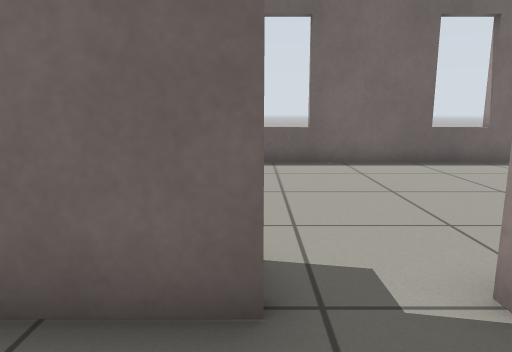
[1] (above)

12 first-person views from a walk through a world built for the Gazebo simulator. The camera is 0.72 m above the floor, tilts 10° down and sees 70° across. The floor is counted in squares, 0.5 m on a side. Each view is taken from the middle of a square. On the plan, view 1 faces up. The plan holds only what a view shows up to about 16 squares ahead; the rest is blank. Simple patterns stand in for the simulator's built-in surfaces.

[2]
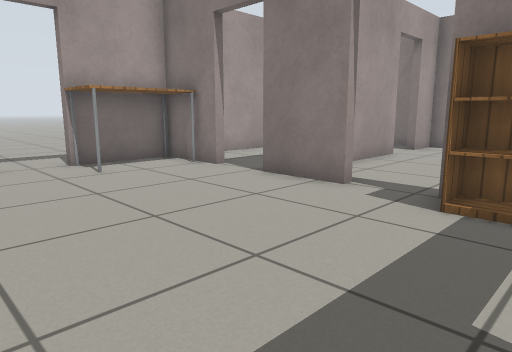

[3]
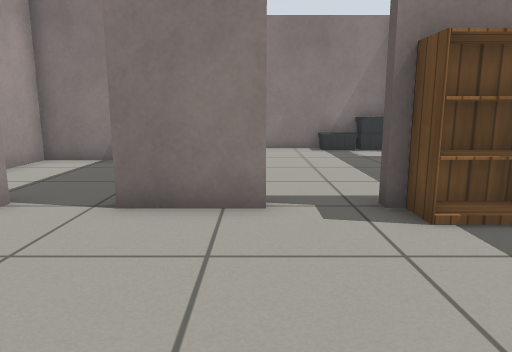

[4]
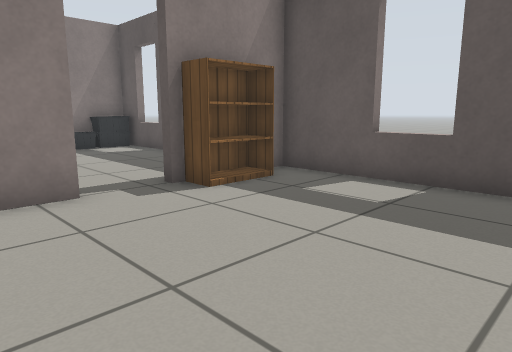

[5]
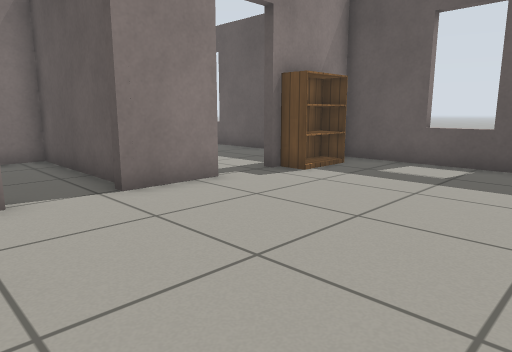

[6]
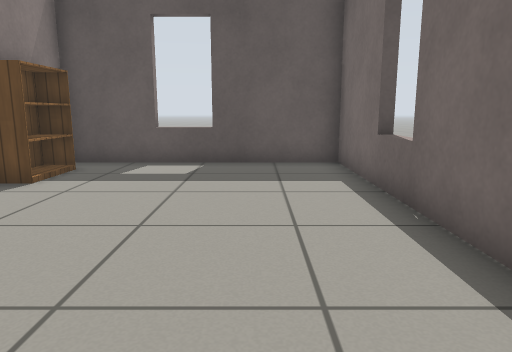

[7]
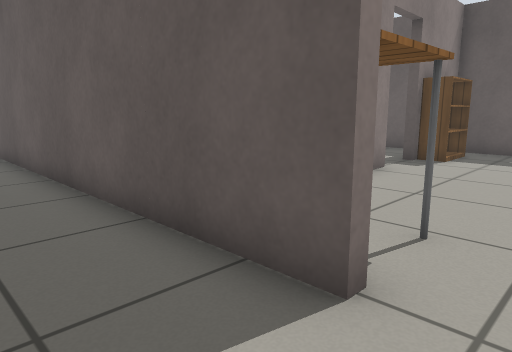

[8]
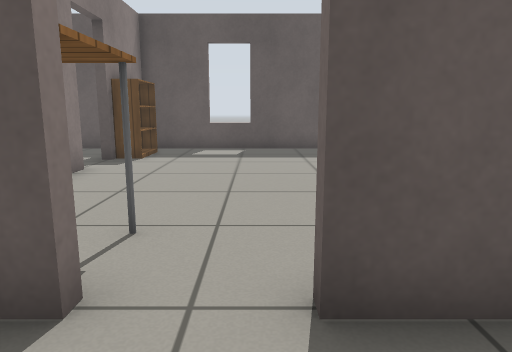

[9]
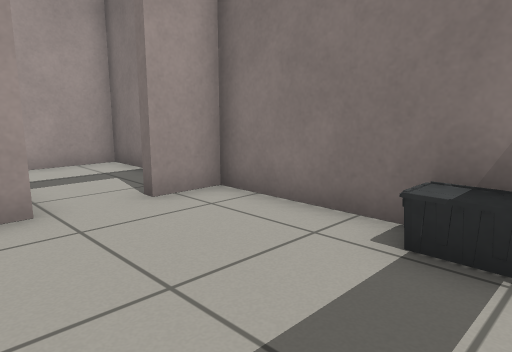

[10]
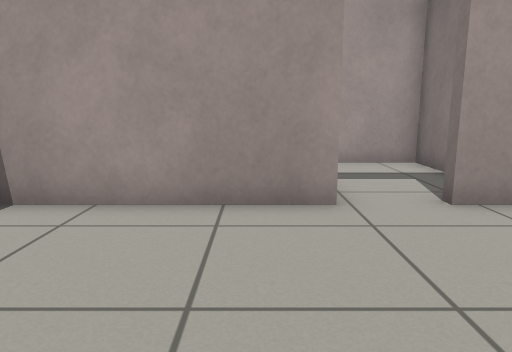

[11]
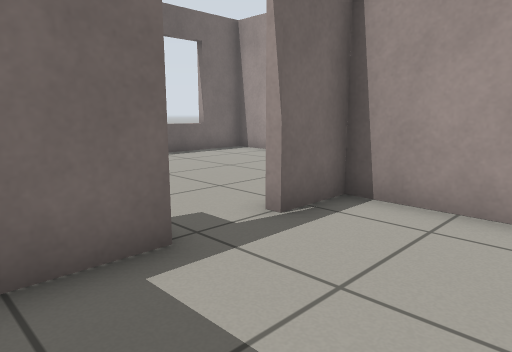

[12]
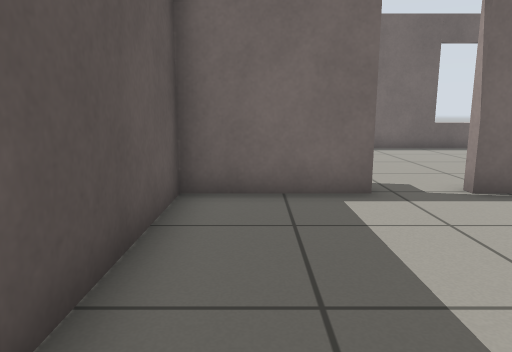

### Floor plan
Points are (right, up) in squares from view 1. A wall is a line through its corners. A room is listed if a view was taken in it or the views show most of it. See-through windows are left out.
Room 1 (views 1, 9, 10, 11, 12)
walls: (3.5, -3.4) (3.5, 2.3) (1.9, 2.3); (0, 2.3) (-3.4, 2.3) (-3.4, -5.6); (-2.4, -6.6) (3.5, -6.6) (3.5, -5)
ways out: opening at (-2, 2) to room 2; open door at (0.5, 2.5) to room 2; open door at (4, -4.5) to room 5
objects: other object (-2, -6); other object (-1, -6)
Room 2 (views 2, 3, 4, 5, 6)
walls: (1.9, 2.7) (4.1, 2.7); (5.9, 2.7) (6.5, 2.7); (-0.4, 2.7) (0, 2.7); (8.3, 8.7) (8.3, 10.4) (-3.4, 10.4) (-3.4, 2.7)
ways out: opening at (-2, 2) to room 1; open door at (0.5, 2.5) to room 1; opening at (8.5, 4) to room 3; open door at (8.5, 6.5) to room 3; open door at (5, 2.5) to room 4
objects: bookshelf (-2, 3) to (-1, 3); table (7, 3) to (8, 5)
Room 3 (views 7, 8)
walls: (8.7, 2.6) (8.7, -6.4); (8.7, 8.9) (8.7, 7.4); (6.6, 10.3) (6.6, 10.8); (1.5, 10.3) (1.5, 10.8); (0, 10.8) (0, 10.2); (-3.7, 5.2) (-3.2, 5.2); (-3.7, -5.1) (-3.2, -5.1); (-3.4, -5.6) (-3.4, -6.6) (-2.4, -6.6)
ways out: opening at (8.5, 4) to room 2; open door at (8.5, 6.5) to room 2
objects: other object (-3, -6)
Room 4 (no view inside)
walls: (3.8, 1.9) (3.8, -2.9) (8.3, -2.9) (8.3, 0.4)
ways out: open door at (5, 2.5) to room 2
Room 5 (no view inside)
walls: (6.6, -6.6) (8.3, -6.6) (8.3, -4.3); (4.4, -6.6) (5.1, -6.6)
ways out: open door at (4, -4.5) to room 1

Where each view was taken, in squares from view 1:
view 1: 0 up, 0 right, facing up
view 2: 9 up, 2 left, facing down-right
view 3: 8 up, 2 right, facing down
view 4: 9 up, 4 right, facing down-left
view 5: 9 up, 7 right, facing down-left
view 6: 8 up, 7 right, facing left
view 7: 7 up, 11 right, facing down-left
view 8: 7 up, 11 right, facing left
view 9: 2 down, 2 left, facing down-right
view 10: 2 down, 2 left, facing right
view 11: 1 down, 2 left, facing up-right
view 12: 4 down, 2 left, facing up
